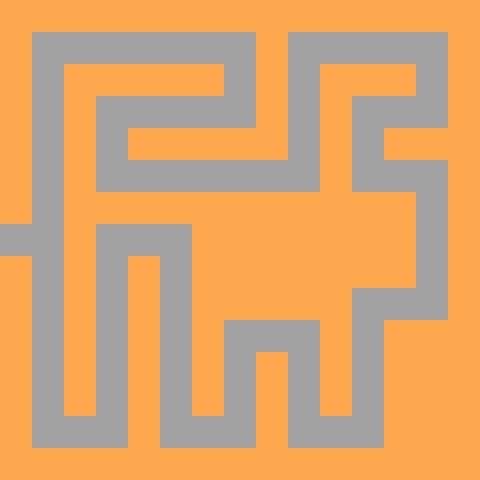

Rendered tile map (Tiled .tmx) drawn with the repository's tilesets; below, a short description and the map source with its tile grids summarised:
An orthogonal 15x15 tile map with 32x32 px tiles, 2 tile layers (backgroundLayer, blockedLayer) and 2 objects (cheese, startingPosition).

<map version="1.0" orientation="orthogonal" width="15" height="15" tilewidth="32" tileheight="32">
 <tileset firstgid="1" name="tiles" tilewidth="32" tileheight="32">
  <image source="src/assets/tiles.png" width="96" height="32" />
 </tileset>
 <layer name="backgroundLayer" width="15" height="15">
  <data>[225 cells, 221 non-empty, 1 distinct tile ids]</data>
 </layer>
 <layer name="blockedLayer" width="15" height="15">
  <data>[225 cells, 138 non-empty, 1 distinct tile ids]</data>
 </layer>
 <objectgroup name="objectLayer" width="15" height="15">
  <object type="cheese" gid="3" x="416" y="256" width="32" height="32">
   <properties>
    <property name="health" value="100" />
   </properties>
  </object>
  <object type="startingPosition" gid="3" x="0" y="256" width="32" height="32" />
 </objectgroup>
</map>
